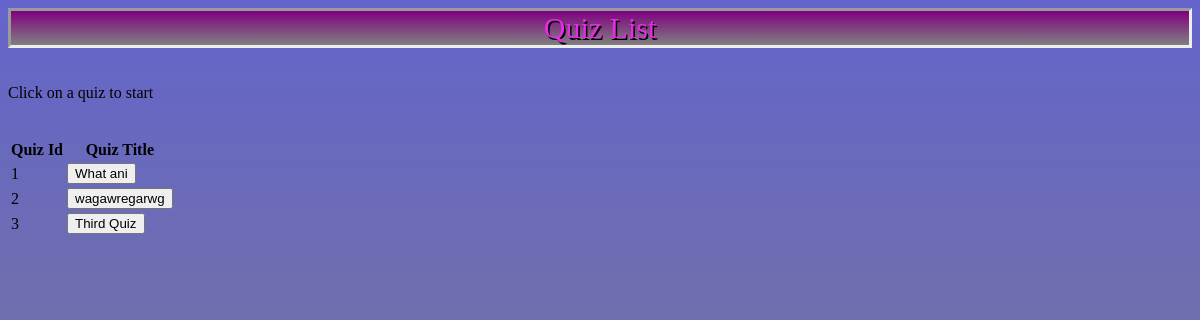
/quizList.html, run on an earlier commit of the app's database.
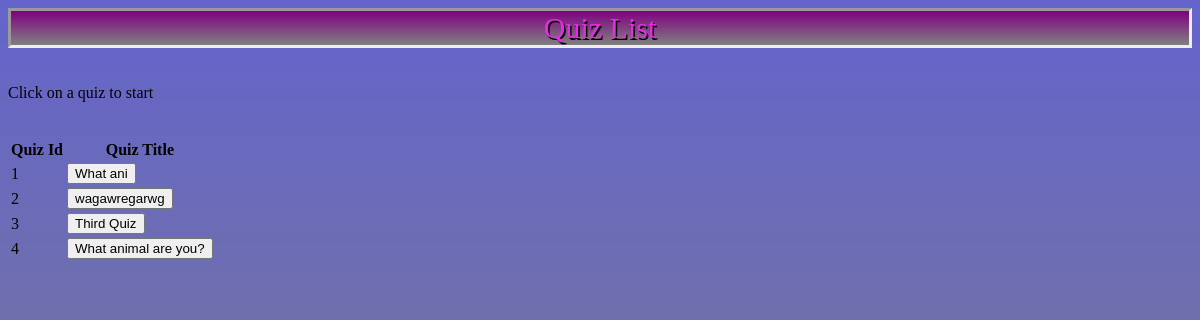
And on a later commit of the database.
### tables this page shows
CREATE TABLE quiz
     (quizId INTEGER PRIMARY KEY AUTOINCREMENT,
     title TEXT,
     charArray TEXT,
     qArray TEXT,
     optionArray TEXT);

### main.py (the view)
@app.route('/quizList.html', methods = ['GET', 'POST'])
def quiz_list():
    if request.method == 'POST':
        index = request.form['index']
        return redirect(url_for("quiz_take", pindex = index))
    else:
        with sqlite3.connect('quiz.db') as con:
            cur = con.cursor()
            sql = ''' SELECT title
            FROM quiz'''
            cur.execute(sql)
            record = cur.fetchall()
        con.close()
        quizzes = [i[0] for i in record]
        num = len(quizzes)
        return render_template("quizList.html", quizzes = quizzes, num = num)

### templates/quizList.html (shortened to what this page needs)
<!DOCTYPE html>
<html lang="en">
<head>
    <link rel="stylesheet" href="../static/styles/quizTake.css">
</head>
<body>
    <div class = "title">
        Quiz List
    </div>
    <br><br>
    <div class = "Description">
        Click on a quiz to start
    </div>
    <br><br>
    <table>
        <tr>
          <th>Quiz Id</th>
          <th>Quiz Title</th>
        </tr>
        {% for i in range(0, num) %}
        <tr>
          <td>{{i+1}}</td>
          <td>
            <form method="post">
                <button type="submit" name="index" value={{i+1}} class="btn btn-default">{{quizzes[i]}}</button>
            </form>
          </td>
        </tr>
        {%endfor%}
      </table>
</body>
</html>

### static/styles/quizTake.css (style rules this page uses)
html { height: 100%; }
body { background-image:linear-gradient(rgb(100, 100, 204),gray); height:100%; }
.title { text-align:center; color:rgb(228, 44, 228); text-shadow: 1.5px 1.5px #000000; font-size:30px; background-image: linear-gradient(purple,gray); border-style: inset; }

What changed in the data, as far as the page shows it:
added quiz: title "What animal are you?"
Also different on the page:
new list line: "4"
